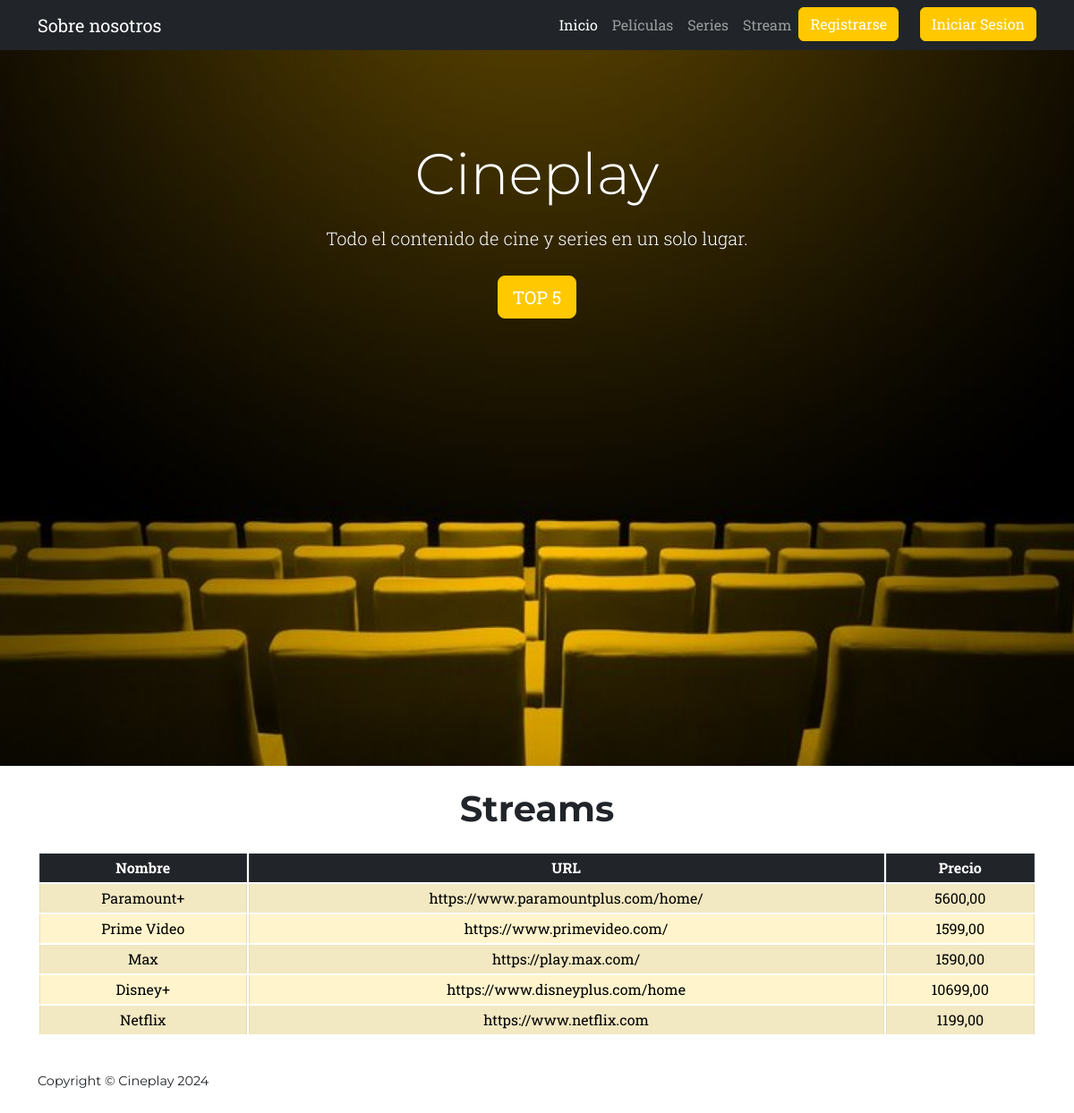
The page /stream/ on the database its author committed.
### app_play/models.py (models this page shows, shortened)
class Stream(models.Model):
    nombre = models.CharField(max_length=100)
    portada = models.ImageField(upload_to='portadas/', default='portadas/default_portada.jpg')
    precio = models.DecimalField(max_digits=10, decimal_places=2, null=True, blank=True)
    url = models.URLField(max_length=100)

### app_play/views.py (the view)
# urls.py: path('stream/', views.streaming, name='stream'),
def streaming(request):
    query=request.GET.get('q')
    if query:
        streaming = Stream.objects.filter(nombre__icontains=query)
    else:
        streaming = Stream.objects.all()
    return render(request,'app_play/stream.html', {"streaming": streaming, "query": query})

### app_play/templates/app_play/stream.html (shortened to what this page needs)
{% extends "app_play/base.html" %}
{% load static %}
{% block content %}
<h1 class="text-center my-4">Streams</h1>
{% if streaming %}
<div class="container">
    <div class="table-responsive">
        <table class="table table-striped table-bordered table-hover table-sm text-center">
            <thead class="table-dark">
                <tr>
                    <th>Nombre</th>
                    <th>URL</th>
                    <th>Precio</th>
                </tr>
            </thead>
            <tbody>
                {% for stream in streaming %}
                <tr class="table-warning">
                    <td>{{ stream.nombre }}</td>
                    <td>{{ stream.url }}</td>
                    <td>{{ stream.precio }}</td>
                </tr>
                {% endfor %}
            </tbody>
        </table>
    </div>
</div>
{% else %}
<p class="text-center">No se encontraron streaming.</p>
{% endif %}
{% endblock %}

### rows shown on the page
Stream: nombre "Paramount+", url "https://www.paramountplus.com/home/", precio "5600,00"
Stream: nombre "Prime Video", url "https://www.primevideo.com/", precio "1599,00"
Stream: nombre "Max", url "https://play.max.com/", precio "1590,00"
Stream: nombre "Disney+", url "https://www.disneyplus.com/home", precio "10699,00"
Stream: nombre "Netflix", url "https://www.netflix.com", precio "1199,00"
